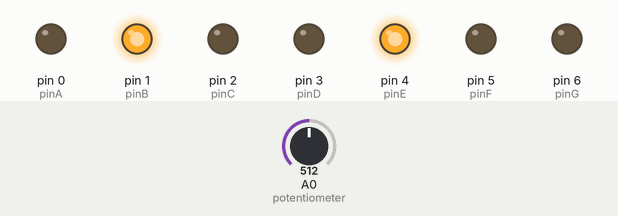
Recording of a sketch running on a simulated Arduino Uno, built with avr-gcc and run on an emulated ATmega328P. Parts: output pins drawn as LEDs (lit = HIGH). Inputs (shaded band) come from the test bench; at power-on: A0 (potentiometer) = 512.

Above: at 1.2 s.
1.3 s: A0 (potentiometer) set to 496
At 2.4 s:
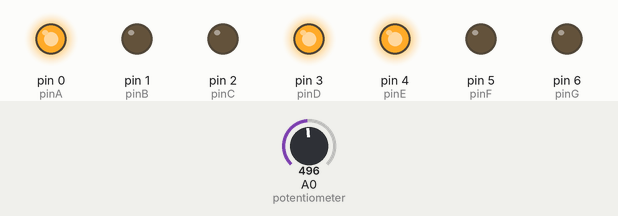
2.8 s: A0 (potentiometer) set to 306
At 3.6 s:
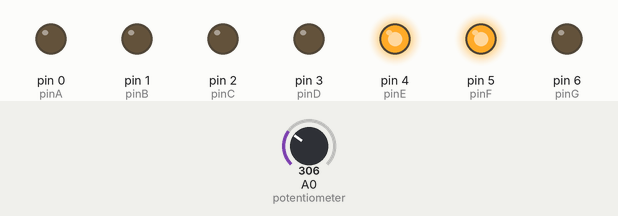
4.3 s: A0 (potentiometer) set to 295
At 4.7 s:
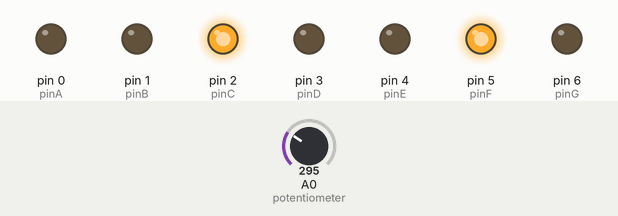
5.8 s: A0 (potentiometer) set to 122
At 7.0 s:
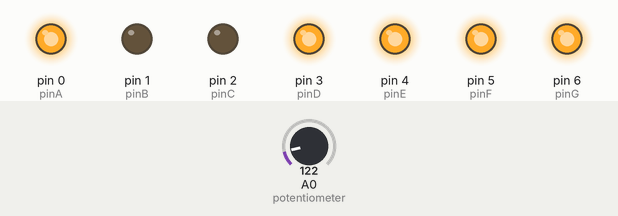
7.3 s: A0 (potentiometer) set to 111
8.8 s: A0 (potentiometer) set to 94
At 9.3 s:
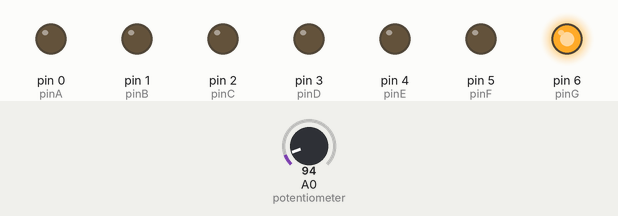
Timing chart, 0 to 11.3 s (numbered marks = the images above; inputs shaded):
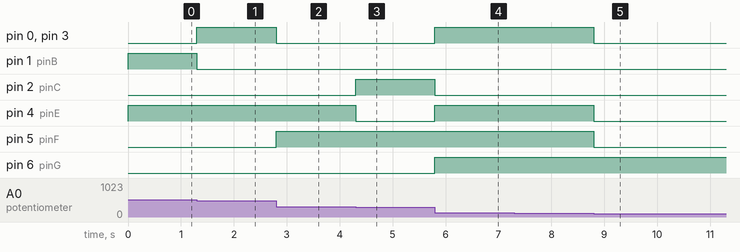

Measured:
- the behaviour switches between 510 and 509 on A0 (potentiometer) (found by bisection; images 0 and 1)
- the behaviour switches between 306 and 305 on A0 (potentiometer) (found by bisection; images 2 and 3)
- the behaviour switches between 102 and 101 on A0 (potentiometer) (found by bisection; images 4 and 5)
- after the input at 1.3 s, pin 0 (pinA), pin 3 (pinD): LOW → HIGH at once; pin 1 (pinB): HIGH → LOW at once
- after the input at 2.8 s, pin 0 (pinA), pin 3 (pinD): HIGH → LOW at once; pin 5 (pinF): LOW → HIGH at once
- after the input at 4.3 s, pin 2 (pinC): LOW → HIGH at once; pin 4 (pinE): HIGH → LOW at once
- after the input at 5.8 s, pin 0 (pinA), pin 3 (pinD), pin 4 (pinE), pin 6 (pinG): LOW → HIGH at once; pin 2 (pinC): HIGH → LOW at once
- after the input at 7.3 s, every drawn part: stays the same
- after the input at 8.8 s, pin 0 (pinA), pin 3 (pinD), pin 4 (pinE), pin 5 (pinF): HIGH → LOW at once

The sketch:

modul3.ino
```cpp
//int val[]={B11000000, B11111001, B10100100, B10110000, B10011001, B10010010, B10000010, B11111000, B10000000, B10010000};

//void setup() {
//  // put your setup code here, to run once:
//  DDRD = B1111111;
//
//}
//
//void loop() {
//  // put your main code here, to run repeatedly:
//  for (int i=0; i<10; i++)
//  {
//    PORTD = val[i];
//    delay(1000);
//    }
//
//}

int potentiometer = 0;
int potval;

int pinA = 0;
int pinB = 1;
int pinC = 2;
int pinD = 3;
int pinE = 4;
int pinF = 5;
int pinG = 6;


// the setup routine runs once when you press reset:
void setup() {
  // initialize the digital pins as outputs.
  pinMode(pinA, OUTPUT);
  pinMode(pinB, OUTPUT);
  pinMode(pinC, OUTPUT);
  pinMode(pinD, OUTPUT);
  pinMode(pinE, OUTPUT);
  pinMode(pinF, OUTPUT);
  pinMode(pinG, OUTPUT);
}

void loop() {
  potval=analogRead(potentiometer);
  if (potval>=0 && potval<=101){
    //0
    digitalWrite(pinA, LOW);
    digitalWrite(pinB, LOW);
    digitalWrite(pinC, LOW);
    digitalWrite(pinD, LOW);
    digitalWrite(pinE, LOW);
    digitalWrite(pinF, LOW);
    digitalWrite(pinG, HIGH);
    }
  else if (potval>=102 && potval<=203){
     //1
    digitalWrite(pinA, HIGH);
    digitalWrite(pinB, LOW);
    digitalWrite(pinC, LOW);
    digitalWrite(pinD, HIGH);
    digitalWrite(pinE, HIGH);
    digitalWrite(pinF, HIGH);
    digitalWrite(pinG, HIGH);
    }
  else if (potval>=204 && potval<=305){
     //2
    digitalWrite(pinA, LOW);
    digitalWrite(pinB, LOW);
    digitalWrite(pinC, HIGH);
    digitalWrite(pinD, LOW);
    digitalWrite(pinE, LOW);
    digitalWrite(pinF, HIGH);
    digitalWrite(pinG, LOW);
    }
  else if (potval>=306 && potval<=407){
    //3
    digitalWrite(pinA, LOW);
    digitalWrite(pinB, LOW);
    digitalWrite(pinC, LOW);
    digitalWrite(pinD, LOW);
    digitalWrite(pinE, HIGH);
    digitalWrite(pinF, HIGH);
    digitalWrite(pinG, LOW);
    }
  else if (potval>=408 && potval<=509){
    //4
    digitalWrite(pinA, HIGH);
    digitalWrite(pinB, LOW);
    digitalWrite(pinC, LOW);
    digitalWrite(pinD, HIGH);
    digitalWrite(pinE, HIGH);
    digitalWrite(pinF, LOW);
    digitalWrite(pinG, LOW);
    }
  else if (potval>=510 && potval<=611){
    //5
    digitalWrite(pinA, LOW);
    digitalWrite(pinB, HIGH);
    digitalWrite(pinC, LOW);
    digitalWrite(pinD, LOW);
    digitalWrite(pinE, HIGH);
    digitalWrite(pinF, LOW);
    digitalWrite(pinG, LOW);
    }
  else if (potval>=612 && potval<=713){
    //6
    digitalWrite(pinA, LOW);
    digitalWrite(pinB, HIGH);
    digitalWrite(pinC, LOW);
    digitalWrite(pinD, LOW);
    digitalWrite(pinE, LOW);
    digitalWrite(pinF, LOW);
    digitalWrite(pinG, LOW);
    }
  else if (potval>=714 && potval<=815){
    //7
    digitalWrite(pinA, LOW);
    digitalWrite(pinB, LOW);
    digitalWrite(pinC, LOW);
    digitalWrite(pinD, HIGH);
    digitalWrite(pinE, HIGH);
    digitalWrite(pinF, HIGH);
    digitalWrite(pinG, HIGH);
    }
  else if (potval>=816 && potval<=917){
    //8
    digitalWrite(pinA, LOW);
    digitalWrite(pinB, LOW);
    digitalWrite(pinC, LOW);
    digitalWrite(pinD, LOW);
    digitalWrite(pinE, LOW);
    digitalWrite(pinF, LOW);
    digitalWrite(pinG, LOW);
    }
  else if (potval>=917 && potval<=1023){
    //9
    digitalWrite(pinA, LOW);
    digitalWrite(pinB, LOW);
    digitalWrite(pinC, LOW);
    digitalWrite(pinD, LOW);
    digitalWrite(pinE, HIGH);
    digitalWrite(pinF, LOW);
    digitalWrite(pinG, LOW);
    }

}
```
